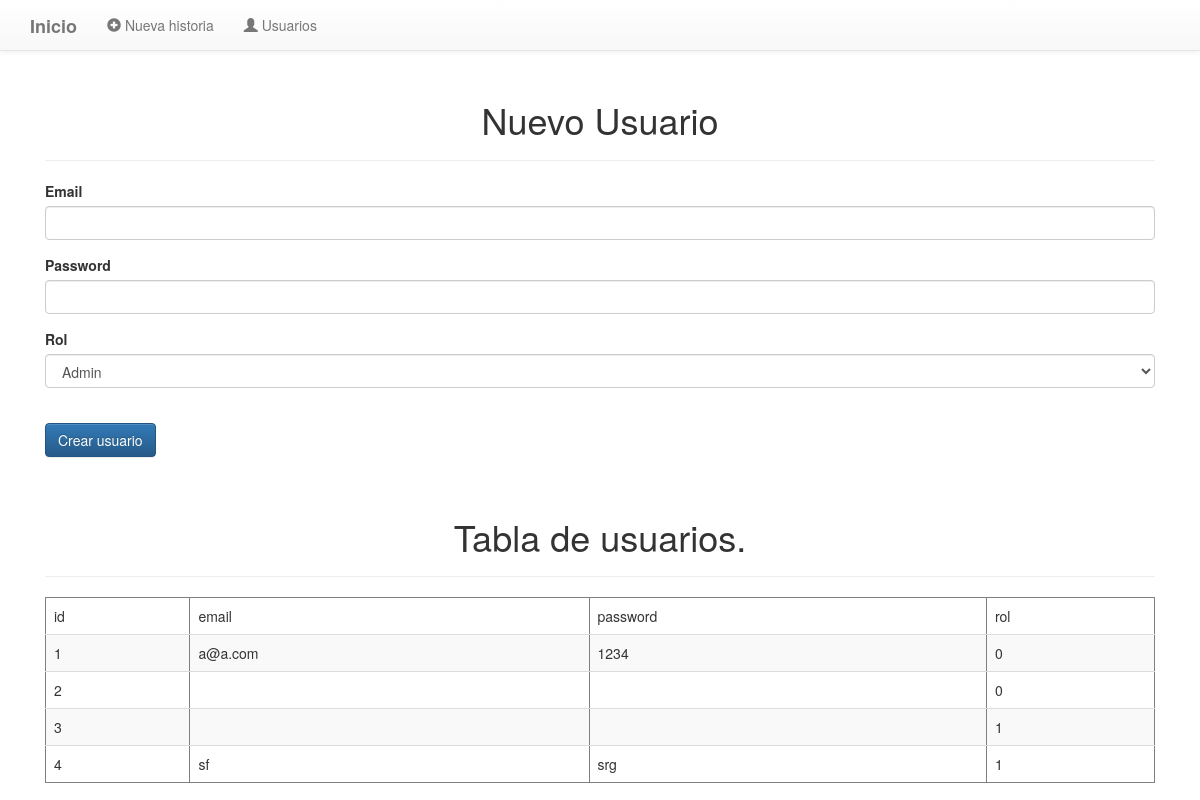
The page /usuarios on the database as committed earlier.
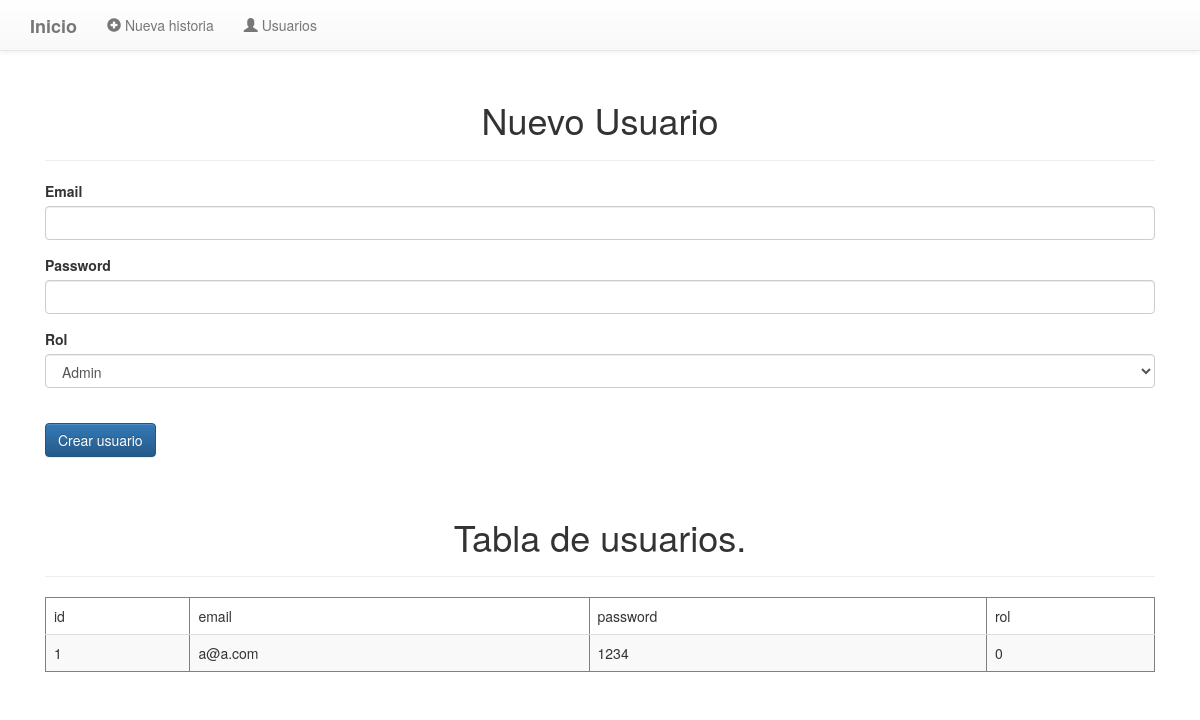
The same page on the database as committed later.
### tables this page shows
CREATE TABLE user (id INTEGER PRIMARY KEY AUTOINCREMENT, email TEXT, password TEXT, rol INTEGER);

### src/server/app.py (the view)
@app.route('/usuarios')
def users():
    con = sql.connect("database.db")
    con.row_factory = sql.Row
    cur = con.cursor()
    cur.execute("select * from user")
    rows = cur.fetchall()
    print(rows)
    return render_template("registro_usuario.html",rows = rows)

### src/server/templates/registro_usuario.html (shortened to what this page needs)
{% extends 'base.html' %}
{% block content %}
<div class="container">
   <div class="col-md-12">
      <br><br><br><br>
      <h1 class="titulo">Nuevo Usuario</h1>
      <hr>
      <form name="nuevo_user_form" id="nuevo_user_form" action="/rest/usuario" method="POST" enctype="multipart/form-data">
         <div class="form-group">
            <label for="id">Email</label>
            <input name="email" type="text" class="form-control" value="" autocomplete="off" placeholder="" required/>
         </div>
         <div class="form-group">
            <label for="id">Password</label>
            <input name="password" type="text" class="form-control" value="" autocomplete="off" placeholder="" required/>
         </div>
         <div class="form-group">
            <label for="id">Rol</label>
            <select name="rol" class="form-control" id="sel1">
               <option value=1>Admin</option>
             </select>
         </div>
         <br>
         <input value="Crear usuario" type="submit" class="btn btn-primary" id="btn_add_user" autocomplete="off"/>
      </form>
   </div>
</div>
{% include "list_usuario.html" %}
</body>
</html>
{% endblock %}

### src/server/templates/base.html (shortened to what this page needs)
<!DOCTYPE html>
<html lang="en">
   <head>
      <link rel="stylesheet" href="https://maxcdn.bootstrapcdn.com/bootstrap/3.3.7/css/bootstrap.min.css">
      <link rel="stylesheet" type="text/css" href="{{ url_for('static', filename='css/style.css') }}">
      <link rel="stylesheet" href="https://maxcdn.bootstrapcdn.com/bootstrap/3.3.7/css/bootstrap-theme.min.css">
   </head>
   <body>
      <nav class="navbar navbar-default navbar-fixed-top">
         <div class="container">
         <div class="navbar-header">
            <a class="navbar-brand" href="/">
            <b>Inicio</b>
            </a>
         </div>
         <div class="collapse navbar-collapse" id="bs-example-navbar-collapse-1">
            <ul class="nav navbar-nav">
               <li><a href="/nueva_historia"><span class="glyphicon glyphicon-plus-sign"></span> Nueva historia</a></li>
               <li><a href="/usuarios"><span class="glyphicon glyphicon-user"></span> Usuarios</a></li>
            </ul>
         </div>
      </nav>
      {% block content %}
      {% endblock %}

### src/server/templates/list_usuario.html
{% block list_usuario %}
      <div class="container">
         <div class="col-md-12">
            <br><br>
            <h1 class="titulo">Tabla de usuarios.</h1>
            <hr>
            <table border = 1 class="table table-striped">
               <thead>
				  <td>id</td>
                  <td>email</td>
                  <td>password</td>
                  <td>rol</td>
               </thead>
               {% for row in rows %}
                  <tr>
					      <td>{{row["id"]}}</td>
                     <td>{{row["email"]}}</td>
                     <td> {{ row["password"]}}</td>
                     <td>{{row['rol']}}</td>
                  </tr>
               {% endfor %}
            </table>
      </div>
   </div>
{% endblock %}

### src/server/static/css/style.css (style rules this page uses)
h1.titulo, h3.titulo { text-align: center; }

Rows that differ between the two databases and show on the page:
removed user: id "2", rol "0"
removed user: id "3", rol "1"
removed user: id "4", email "sf", password "srg", rol "1"
